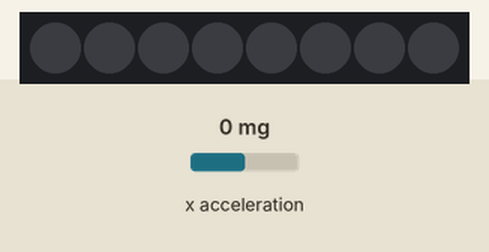
A program run on a simulated BBC micro:bit running MicroPython. On the bench: 8 RGB LEDs in strip order, left to right. Inputs (shaded band) come from the test bench; at power-on: x acceleration 0 mg.

Above: at 1.2 s.
1.3 s: x acceleration set to -358 mg
2.8 s: x acceleration set to -401 mg
At 2.95 s:
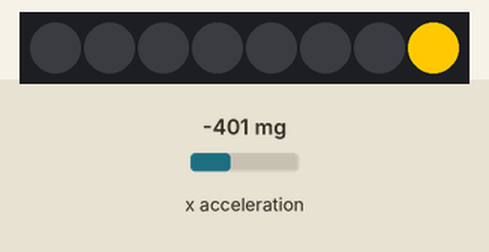
5.8 s: x acceleration set to 0 mg
7.4 s: x acceleration set to -430 mg
At 8.46 s:
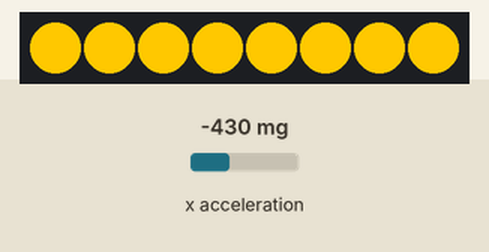
Timing chart, 0 to 11.4 s (numbered marks = the images above; inputs shaded):
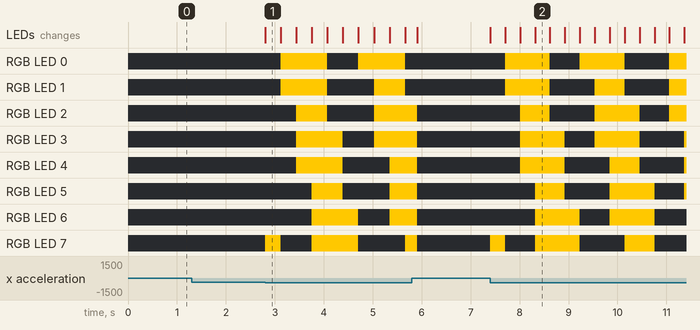

Measured:
- the behaviour switches between -400 and -401 mg on x acceleration (found by bisection; images 0 and 1)
- after the input at 1.3 s, every drawn part: stays the same
- after the input at 2.8 s, RGB LED 0: alternates RGB(255, 200, 0) for 0.95 s and off for 0.64 s, starting after 0.32 s; RGB LED 1: off → RGB(255, 200, 0) after 0.32 s, → off 0.95 s later, → RGB(255, 200, 0) 0.95 s later, → off 0.64 s later
- after the input at 7.4 s, RGB LED 0: goes RGB(255, 200, 0) 0.92 s, off 0.61 s, RGB(255, 200, 0) 0.92 s, off 0.92 s, then RGB(255, 200, 0), starting after 0.31 s; RGB LED 1: goes RGB(255, 200, 0) 0.92 s, off 0.92 s, RGB(255, 200, 0) 0.61 s, off 0.92 s, then RGB(255, 200, 0), starting after 0.31 s

The program:

neopixel_turning_light.py
```python
# Add your Python code here. E.g.
from microbit import *
import neopixel

no_of_pixels = 8
# Setup the Neopixel strip on pin0 with a length of 8 pixels
np = neopixel.NeoPixel(pin5, no_of_pixels)

# Fills a strip with a colour
def fade_strip(begin,end,delay=20,colour=(0,0,0),accel=0):
    if begin < end:
        step = 1
    else:
        # begin and end decremented because the way range() works.
        step = -1
        begin -= 1
        end -= 1
    for pixel_id in range(begin,end,step):
        np[pixel_id] = colour
        np.show()
        sleep(10000/accel)

while True:
    accel = accelerometer.get_x()
    if accel > 400:
        fade_strip(0,no_of_pixels,colour=(255,200,0),accel=accel)
        fade_strip(0,no_of_pixels,accel=accel)
    if accel < -400:
        fade_strip(no_of_pixels,0,colour=(255,200,0),accel=-accel)
        fade_strip(no_of_pixels,0,accel=-accel)

    np.clear()
```
